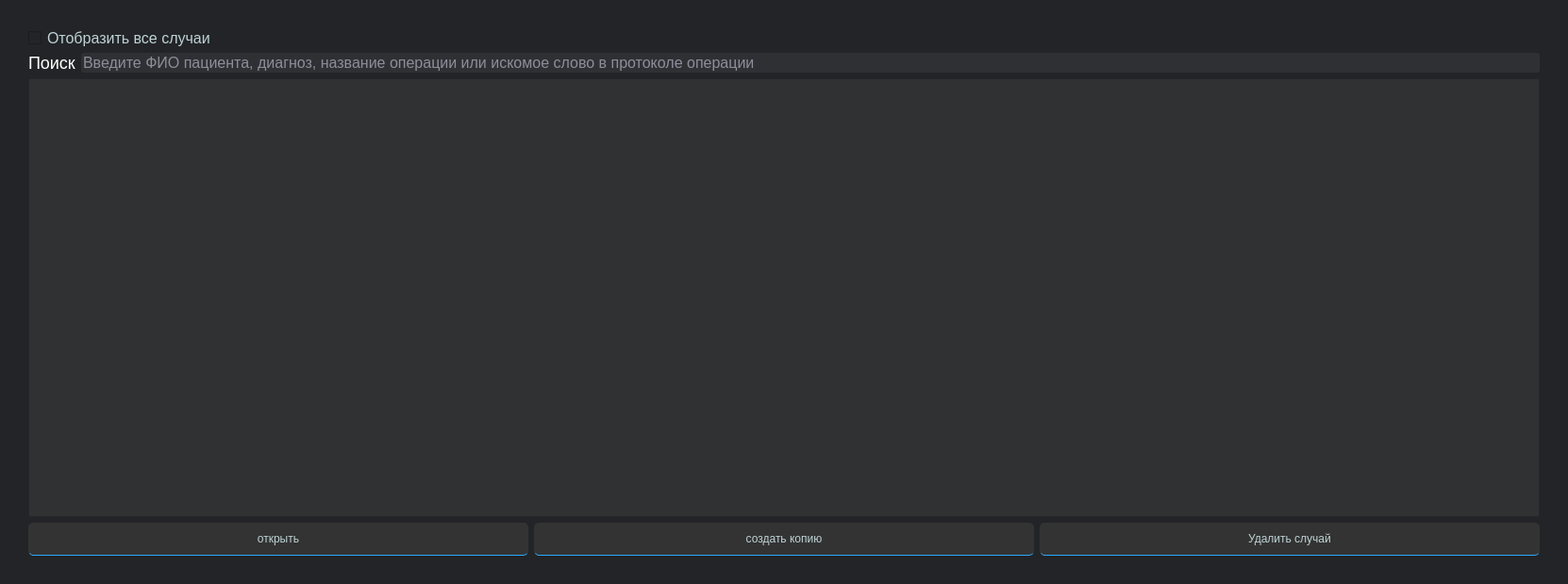
<?xml version="1.0" encoding="UTF-8"?>
<ui version="4.0">
 <class>SearchWindow</class>
 <widget class="QDialog" name="SearchWindow">
  <property name="geometry">
   <rect>
    <x>0</x>
    <y>0</y>
    <width>1662</width>
    <height>619</height>
   </rect>
  </property>
  <property name="windowTitle">
   <string>Dialog</string>
  </property>
  <property name="styleSheet">
   <string notr="true">QWidget {
	font-family: &quot;Comic Sans MS&quot;;
    background-color: rgb(35, 36, 39); /* Однотонный цвет фона */
    color: #d3d3d3; /* Светлый текст, но не белый */
}
QTabWidget {
    background-color: rgb(47, 48, 52);
    border: none; /* Убираем рамку */
    color: white; /* Белый текст для названий полей */
    padding: 10px;
}
QTableView {
    background-color: #2f3133; /* Цвет фона таблицы */
    color: #d3d3d3; /* Цвет текста */
    gridline-color: #444444; /* Цвет сетки */
}

/* Стиль для ячеек таблицы */
QTableView::item {
    background-color: #212224; /* Цвет фона ячеек */
    color: #d3d3d3; /* Цвет текста ячеек */
}

/* Стиль для выделенных ячеек */
QTableView::item:selected {
    background-color: #2baaff; /* Цвет фона выделенной ячейки */
    color: white; /* Цвет текста выделенной ячейки */
}

/* Стиль для заголовков таблицы */
QHeaderView {
    background-color: #333333; /* Цвет фона заголовков */
    color: white; /* Цвет текста заголовков */
    font-size: 18px; /* Размер шрифта заголовков */
    /*padding: 10px; /* Отступы для заголовков */
}

/* Стиль для заголовков столбцов */
QHeaderView::section {
    background-color: #333333; /* Цвет фона заголовков столбцов */
    color: white; /* Цвет текста заголовков столбцов */
   /* padding: 10px; /* Отступы для заголовков столбцов */
}

/* Стиль для заголовков строк */
QHeaderView::vertical {
    background-color: #333333; /* Цвет фона заголовков строк */
    color: white; /* Цвет текста заголовков строк */
}

/* Стиль для вкладок QTabWidget */
QTabBar::tab {
    background: rgb(35, 36, 39);
    color: #d3d3d3; /* Светлый текст */
    padding: 10px;
    border: none; /* Убираем рамку */
    font-size: 18px;
}

QTabBar::tab:selected { 
    color: white; /* Белый текст при выборе вкладки */ 
    border-bottom: 1px solid #2baaff;
} 

QTabBar::tab:hover {
    color: white; /* Белый текст при наведении */
}

QGroupBox {
    border: none; /* Без рамки */
    color: white; /* Белый текст для названий полей */
    padding: 10px;
}

/* Стиль для QLabel */
QLabel {
    color: white; /* Белый текст */
    background: none; /* Убираем градиент */
    font-size: 18px; /* Размер текста */
}

/* Общий стиль для всех полей ввода */
QComboBox, QLineEdit, QTextEdit, QDateTimeEdit, QDateEdit {
    background: rgb(47, 48, 52); /* Цвет заполнения без градиента */
    color: rgb(234, 235, 255); /* Светлый текст */
    border: none; /* Без рамок */
    border-radius: 3px; /* Скругленные углы */
    font-size: 16px; /* Размер текста */
}

/* Стиль для QCheckBox */
QCheckBox {
    color: rgb(190, 211, 214); /* Светлый текст */
    border: none; /* Без рамок */
    border-radius: 3px; /* Скругленные углы */
    font-size: 16px; /* Размер текста */
}

QCheckBox::indicator:checked {
	color: white; /* Белый текст */
    background: none; /* Убираем градиент */
    border: 2px solid #2baaff; /* Рамка для отмеченного индикатора */
}

/* Стиль для отключенных чекбоксов */
QCheckBox:disabled {
    color: #7f7f7f; /* Приглушенный цвет текста */
    opacity: 0.5; /* Уменьшенная непрозрачность для визуального эффекта */
}

/* Эффект фокуса для чекбоксов */


/* Нижняя рамка для полей ввода при фокусе */
QCheckBox:focus, QComboBox:focus, QLineEdit:focus, QTextEdit:focus, QDateTimeEdit:focus, QDateEdit:focus {
    border-bottom: 1px solid #2baaff; /* Цвет нижней рамки при фокусе */
}

QCheckBox:checked {
    border-bottom: 1px solid #2baaff; /* Рамка при отмеченном состоянии */
}

/* Стиль для QPushButton */
QPushButton {
    background-color: #333333; /* Цвет кнопки */
    color: rgb(190, 211, 214); /* Светлый текст */
    border: none; /* Без рамок */
    padding: 10px;
    border-radius: 5px;
    border-bottom: 1px solid #2baaff;
}

QPushButton:hover {
    background: qlineargradient(x1: 0, y1: 0, x2: 1, y2: 1, stop: 0 #444444, stop: 1 #3b3b3b); /* Светлее при наведении */
}

QPushButton:pressed {
    border: 2px solid #2baaff; /* Рамка при нажатии */
}

/* Эффект фокуса для кнопок */
QPushButton:focus {
    outline: none; /* Убираем стандартный фокус */
    border: 2px solid #2baaff; /* Рамка при фокусе */
}</string>
  </property>
  <layout class="QGridLayout" name="gridLayout_2">
   <item row="0" column="0">
    <widget class="QGroupBox" name="groupBox">
     <property name="title">
      <string/>
     </property>
     <layout class="QGridLayout" name="gridLayout">
      <item row="3" column="0">
       <widget class="QTableView" name="tableView"/>
      </item>
      <item row="2" column="0">
       <layout class="QHBoxLayout" name="horizontalLayout">
        <item>
         <widget class="QLabel" name="label">
          <property name="text">
           <string>Поиск</string>
          </property>
         </widget>
        </item>
        <item>
         <widget class="QLineEdit" name="SearchLine">
          <property name="placeholderText">
           <string>Введите ФИО пациента, диагноз, название операции или искомое слово в протоколе операции</string>
          </property>
         </widget>
        </item>
       </layout>
      </item>
      <item row="4" column="0">
       <layout class="QHBoxLayout" name="horizontalLayout_2">
        <item>
         <widget class="QPushButton" name="OpenCase">
          <property name="text">
           <string>открыть</string>
          </property>
         </widget>
        </item>
        <item>
         <widget class="QPushButton" name="MakeCopyCase">
          <property name="text">
           <string>создать копию</string>
          </property>
         </widget>
        </item>
        <item>
         <widget class="QPushButton" name="DeleteCaseButton">
          <property name="text">
           <string>Удалить случай</string>
          </property>
         </widget>
        </item>
       </layout>
      </item>
      <item row="1" column="0">
       <widget class="QCheckBox" name="ShowAll">
        <property name="text">
         <string>Отобразить все случаи</string>
        </property>
       </widget>
      </item>
     </layout>
    </widget>
   </item>
  </layout>
 </widget>
 <tabstops>
  <tabstop>SearchLine</tabstop>
  <tabstop>tableView</tabstop>
  <tabstop>OpenCase</tabstop>
  <tabstop>MakeCopyCase</tabstop>
  <tabstop>DeleteCaseButton</tabstop>
 </tabstops>
 <resources/>
 <connections/>
</ui>
